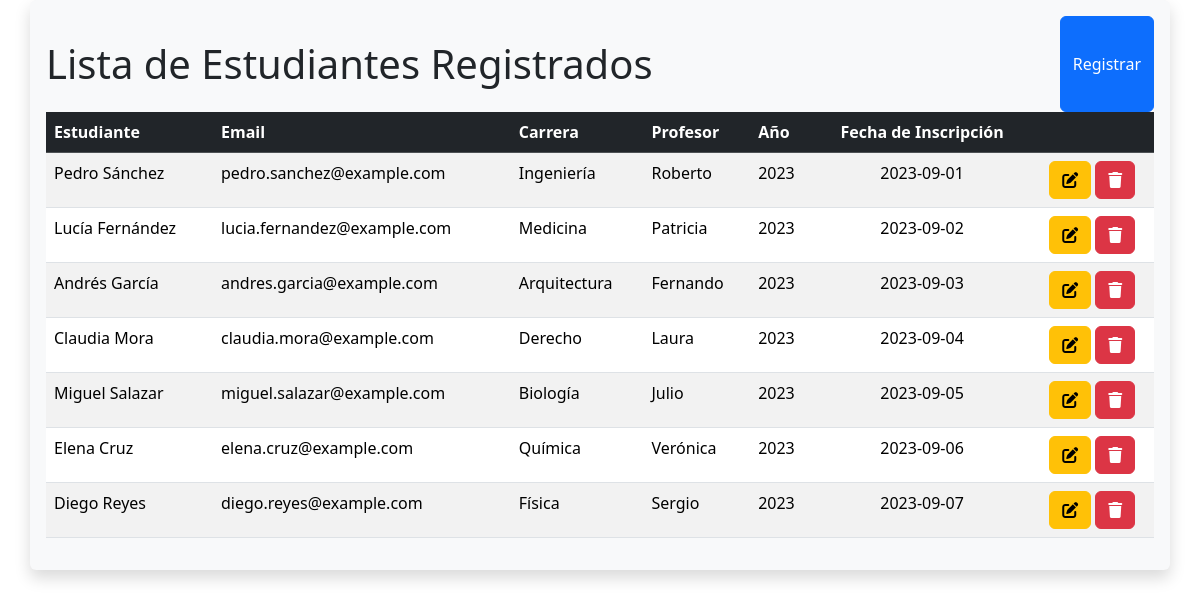
The page /src/public/dashboards.php on the database its author committed.
### tables this page shows
CREATE TABLE Estudiantes (
    id_estudiante INT PRIMARY KEY AUTO_INCREMENT,
    nombre VARCHAR(100),
    apellido VARCHAR(100),
    fecha_nacimiento DATE,
    correo VARCHAR(100),
    carrera VARCHAR(20)  
);

CREATE TABLE Profesores (
    id_profesor INT PRIMARY KEY AUTO_INCREMENT,
    nombre VARCHAR(100),
    apellido VARCHAR(100),
    correo VARCHAR(100)
);

CREATE TABLE Inscripciones (
    id_inscripcion INT PRIMARY KEY AUTO_INCREMENT,
    id_estudiante INT,  
    id_curso INT,  
    anio_curso INT,  
    fecha_inscripcion DATE,
    FOREIGN KEY (id_estudiante) REFERENCES Estudiantes(id_estudiante) ON DELETE CASCADE,
    FOREIGN KEY (id_curso) REFERENCES Cursos(id_curso) ON DELETE CASCADE
);

### src/public/dashboards.php (the view, shortened to what this page needs)
<?php
include "/Users/eniga/OneDrive/Documentos/GitHub/Actividad-4-SUniv/src/view/conexion.php";
$sql = "SELECT
    CONCAT(E.nombre, ' ', E.apellido) AS Usuario,
    E.correo AS Email,
    E.carrera AS Carrera,
    P.nombre AS Profesor,
    I.anio_curso AS Año,
    I.fecha_inscripcion AS `Fecha de Inscripción`
    FROM
        Estudiantes E
    JOIN
        Inscripciones I ON E.id_estudiante = I.id_estudiante
    JOIN
        Cursos C ON I.id_curso = C.id_curso
    JOIN
        Profesores P ON C.id_profesor = P.id_profesor";
    $result = $conn->query($sql);
?>
<!DOCTYPE html>
<html lang="es">
<head>
    <link rel="stylesheet" type="text/css" href="/src/css/style.css">
    <link rel="stylesheet" href="https://cdn.jsdelivr.net/npm/bootstrap@5.3.3/dist/css/bootstrap.min.css"
>
    <link rel="stylesheet" href="https://cdn.jsdelivr.net/npm/toastify-js/src/toastify.min.css">
</head>
<body>
    <div class="container shadow p-3 mb-5 bg-body-tertiary rounded">
        <div class="d-flex justify-content-between flex-nowrap">
            <h1 class="my-4">Lista de Estudiantes Registrados</h1>
            <button type="button" class="btn btn-primary" data-bs-toggle="modal"
                data-bs-target="#registroAcademicoModal">
                Registrar
            </button>
        </div>
        <?php if ($result->num_rows > 0): ?>
        <table class="table table-striped table-hover">
            <thead class="table-dark">
                <tr>
                    <th>Estudiante</th>
                    <th>Email</th>
                    <th>Carrera</th>
                    <th>Profesor</th>
                    <th>Año</th>
                    <th class="text-center">Fecha de Inscripción</th>
                    <th></th>
                </tr>
            </thead>
            <tbody>
                <?php
            $estudiante = $result->fetch_all(MYSQLI_ASSOC);
            foreach ($estudiante as $estudiante): ?>
                <tr>
                    <td><?php echo htmlspecialchars($estudiante['Usuario']); ?></td>
                    <td><?php echo htmlspecialchars($estudiante['Email']); ?></td>
                    <td><?php echo htmlspecialchars($estudiante['Carrera']); ?></td>
                    <td><?php echo htmlspecialchars($estudiante['Profesor']); ?></td>
                    <td><?php echo htmlspecialchars($estudiante['Año']); ?></td>
                    <td class="text-center"><?php echo htmlspecialchars($estudiante['Fecha de Inscripción']); ?></td>
                    <td class="text-center">
                        <a href="" class="btn btn-small btn-warning"><i class="fa-solid fa-pen-to-square"></i></a>
                        <a href="" class="btn btn-small btn-danger"><i class="fa-solid fa-trash"></i></a>
                    </td>
                </tr>
                <?php endforeach; ?>
            </tbody>
        </table>
        <?php else: ?>
        <p>No se encontraron registros.</p>
        <?php endif; ?>
    </div>
                <?php
                include '/Users/eniga/OneDrive/Documentos/GitHub/Actividad-4-SUniv/src/view/registrodeDAtos.php';
                ?>
</body>
</html>

### src/view/registrodeDAtos.php (shortened to what this page needs)
<!DOCTYPE html>
<html lang="en">
<head>
    <link rel="stylesheet" href="/src/css/style.css">
    <link rel="stylesheet" href="https://cdn.jsdelivr.net/npm/bootstrap@5.3.3/dist/css/bootstrap.min.css">
    <link rel="stylesheet" href="https://cdn.jsdelivr.net/npm/toastify-js/src/toastify.min.css">
</head>
<body>
</body>
</html>

### src/css/style.css (style rules this page uses)
:root { --bs-blue: #0d6efd; --bs-indigo: #6610f2; --bs-purple: #6f42c1; --bs-pink: #d63384; --bs-red: #dc3545; --bs-orange: #fd7e14; --bs-yellow: #ffc107; --bs-green: #198754; --bs-teal: #20c997; --bs-cyan: #0dcaf0; --bs-black: #000; --bs-white: #fff; --bs-gray: #6c757d; --bs-gray-dark: #343a40; --bs-gray-100: #f8f9fa; --bs-gray-200: #e9ecef; --bs-gray-300: #dee2e6; --bs-gray-400: #ced4da; --bs-gray-500: #adb5bd; --bs-gray-600: #6c757d; --bs-gray-700: #495057; --bs-gray-800: #343a40; --bs-gray-900: #212529; --bs-primary: #0d6efd; --bs-secondary: #6c757d; --bs-success: #198754; --bs-info: #0dcaf0; --bs-warning: #ffc107; --bs-danger: #dc3545; --bs-light: #f8f9fa; --bs-dark: #212529; --bs-primary-rgb: 13, 110, 253; --bs-secondary-rgb: 108, 117, 125; --bs-success-rgb: 25, 135, 84; --bs-info-rgb: 13, 202, 240; --bs-warning-rgb: 255, 193, 7; --bs-danger-rgb: 220, 53, 69; --bs-light-rgb: 248, 249, 250; --bs-dark-rgb: 33, 37, 41; --bs-primary-text-emphasis: #052c65; --bs-secondary-text-emphasis: #2b2f32; --bs-success-text-emphasis: #0a3622; --bs-info-text-emphasis: #055160; --bs-warning-text-emphasis: #664d03; --bs-danger-text-emphasis: #58151c; --bs-light-text-emphasis: #495057; --bs-dark-text-emphasis: #495057; --bs-primary-bg-subtle: #cfe2ff; --bs-secondary-bg-subtle: #e2e3e5; --bs-success-bg-subtle: #d1e7dd; }

### rows shown on the page
estudiantes: Usuario "Pedro Sánchez", correo "pedro.sanchez@example.com", carrera "Ingeniería", profesores.nombre "Roberto", inscripciones.anio_curso "2023", inscripciones.fecha_inscripcion "2023-09-01"
estudiantes: Usuario "Lucía Fernández", correo "lucia.fernandez@example.com", carrera "Medicina", profesores.nombre "Patricia", inscripciones.anio_curso "2023", inscripciones.fecha_inscripcion "2023-09-02"
estudiantes: Usuario "Andrés García", correo "andres.garcia@example.com", carrera "Arquitectura", profesores.nombre "Fernando", inscripciones.anio_curso "2023", inscripciones.fecha_inscripcion "2023-09-03"
estudiantes: Usuario "Claudia Mora", correo "claudia.mora@example.com", carrera "Derecho", profesores.nombre "Laura", inscripciones.anio_curso "2023", inscripciones.fecha_inscripcion "2023-09-04"
estudiantes: Usuario "Miguel Salazar", correo "miguel.salazar@example.com", carrera "Biología", profesores.nombre "Julio", inscripciones.anio_curso "2023", inscripciones.fecha_inscripcion "2023-09-05"
estudiantes: Usuario "Elena Cruz", correo "elena.cruz@example.com", carrera "Química", profesores.nombre "Verónica", inscripciones.anio_curso "2023", inscripciones.fecha_inscripcion "2023-09-06"
estudiantes: Usuario "Diego Reyes", correo "diego.reyes@example.com", carrera "Física", profesores.nombre "Sergio", inscripciones.anio_curso "2023", inscripciones.fecha_inscripcion "2023-09-07"
